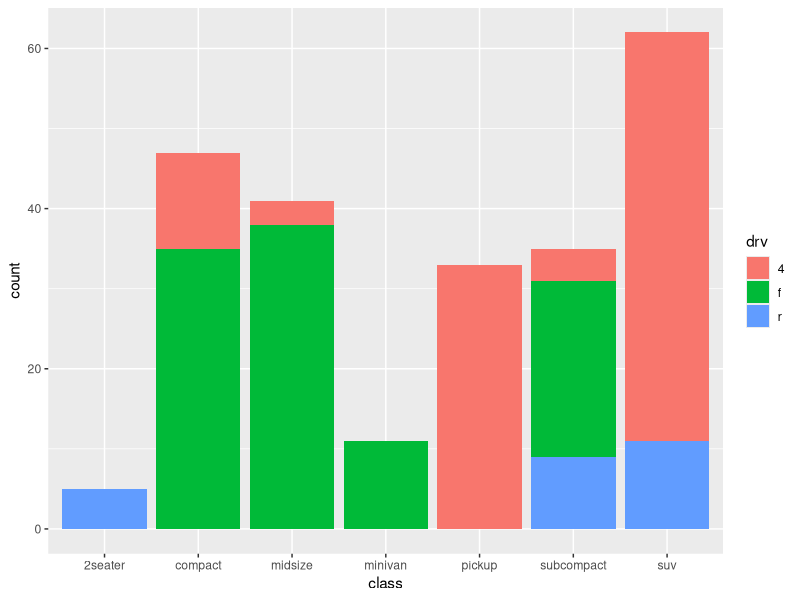
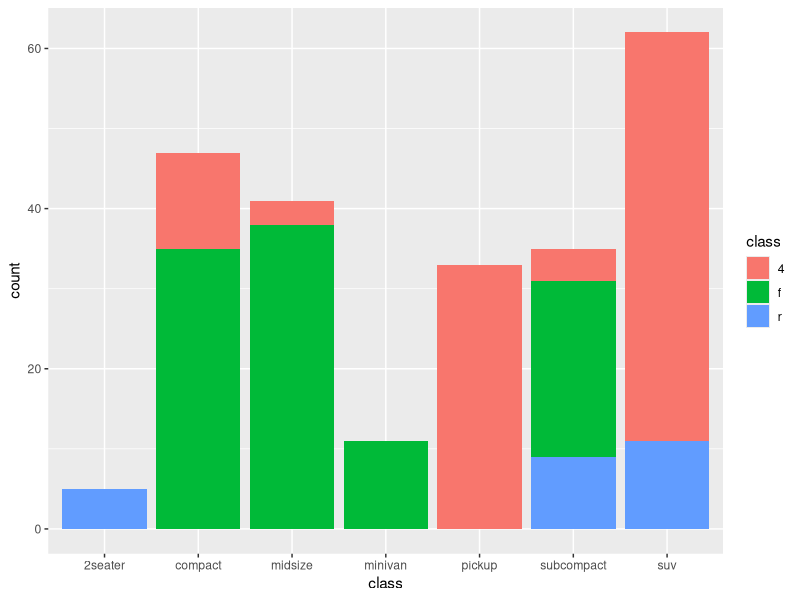
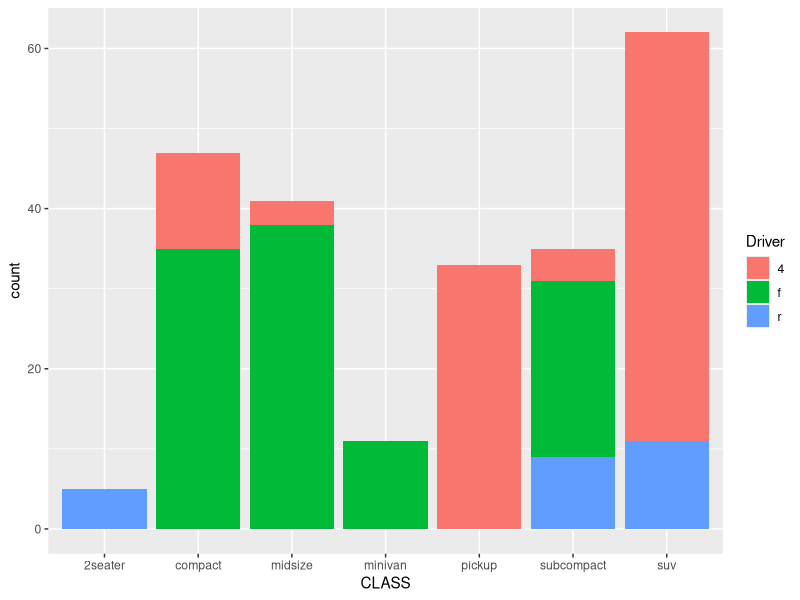
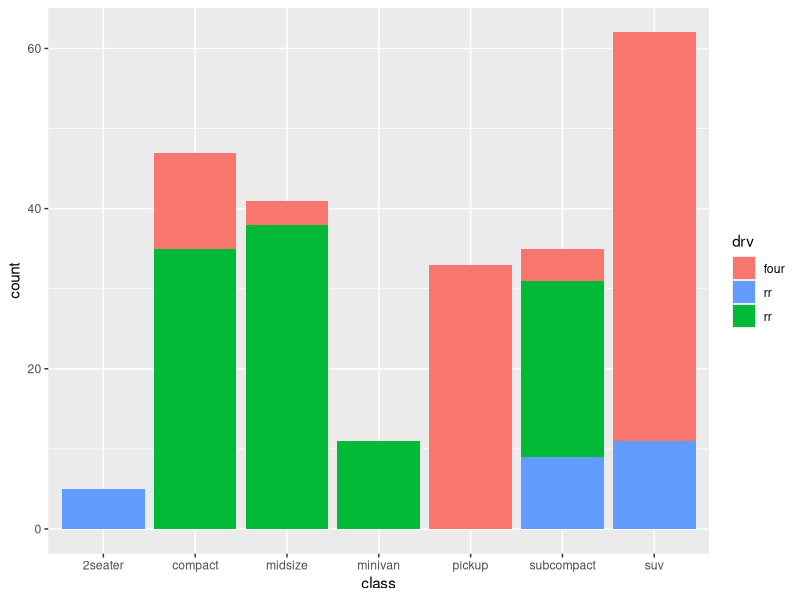
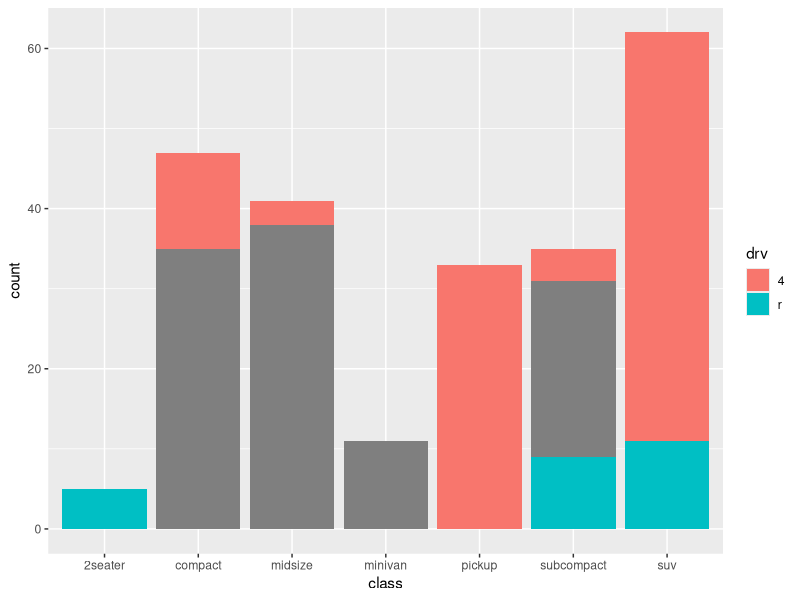
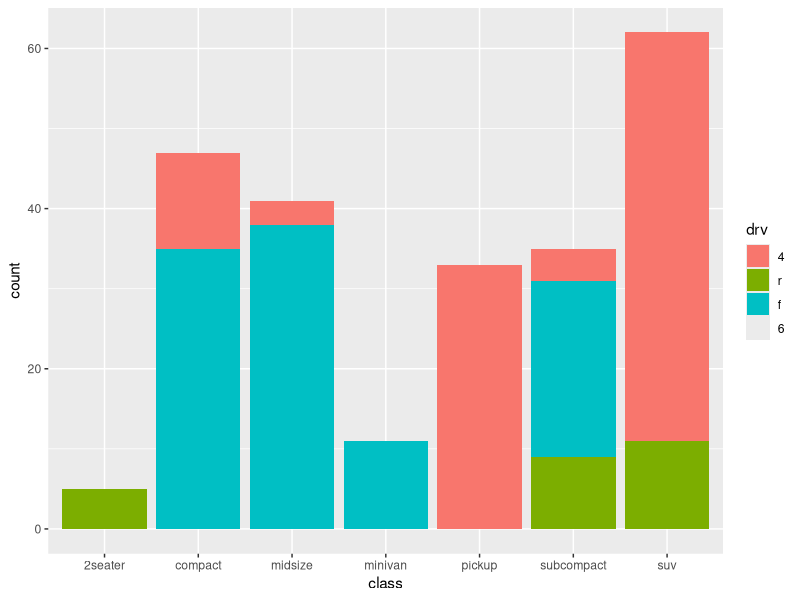
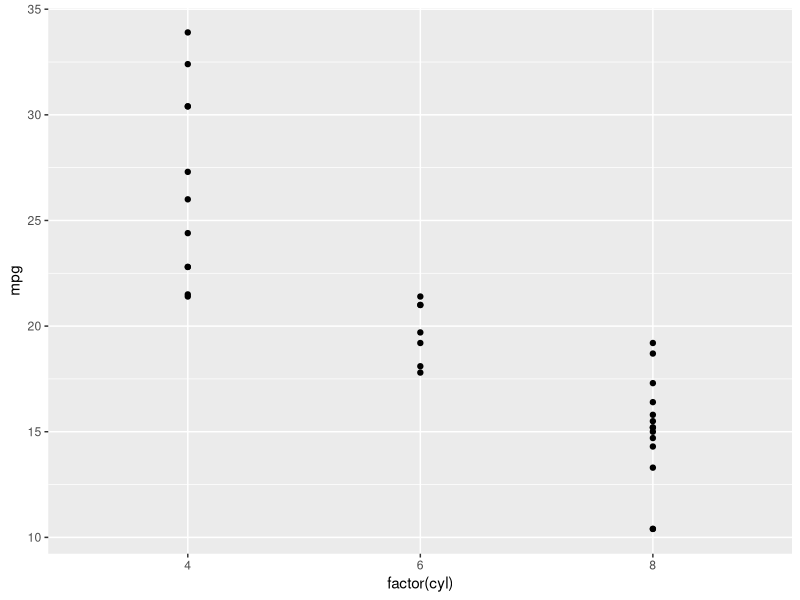
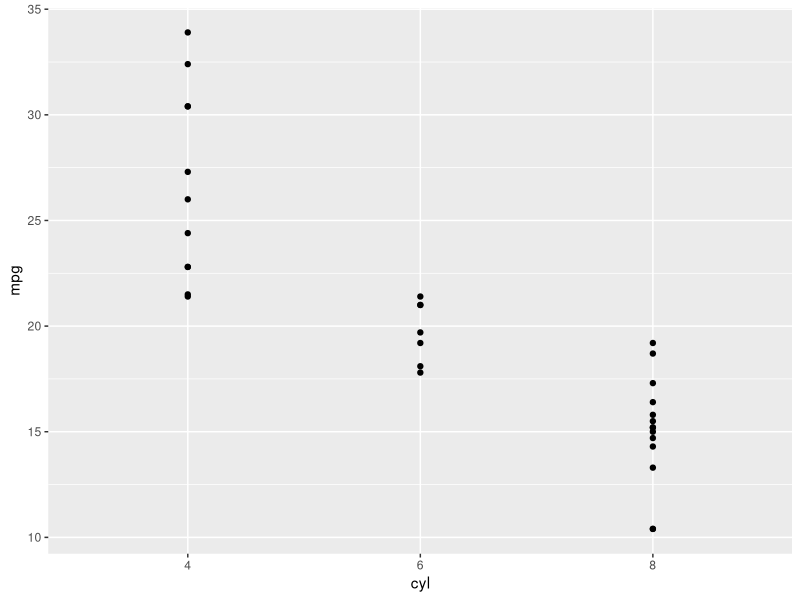

R code for these plots, in order:
## ---- chunk 1
library(tidyverse)
## ---- chunk 2
p0 <- ggplot(mpg, aes(class))+geom_bar(aes(fill=drv));p0
## ---- chunk 3
#更改图例名字 #
p0 + scale_fill_discrete(name="class") 
## ---- chunk 4
p0+ geom_bar(aes(fill=drv))+
   scale_x_discrete(name="CLASS")+
   scale_fill_discrete(name="Driver")
## ---- chunk 5
# 对应指定并更改图例标签 #
p0 + scale_fill_discrete (breaks = c("4", "r", "f"), 
                          labels = c("four", "rr", "rr"))
## ---- chunk 6
# 只显示4和r对应部分# 
p0 + scale_fill_discrete (limits=c("4", "r")) 
## ---- chunk 7
# 多出一个分类#
p0 + scale_fill_discrete (limits=c("4", "r", "f", "6"))
## ---- chunk 8
p1 <- ggplot(mtcars, aes(factor(cyl), mpg)) + geom_point();p1
## ---- chunk 9
p1 + scale_x_discrete(name="cyl") 
## ---- chunk 10
p1 + scale_x_discrete(labels = c("4"="a","6"="b","8"="c")) 
## ---- chunk 11
p1 + scale_x_discrete(labels = letters[1:3],breaks=c("4","6","8")) 
## ---- chunk 12
p1 + scale_x_discrete(labels = c("4"="a","6"="b"))
## ---- chunk 13
p1 + scale_x_discrete(labels = letters[1:3])
## ---- chunk 14
p1 + scale_x_discrete(limits=c("4","6"))
## ---- chunk 15
p2<-ggplot(mpg,aes(displ, hwy , color = cyl))+geom_point();p2
## ---- chunk 16
p2 +scale_color_continuous (name="Cyl",
                            breaks=c(7.5,6.2,4.9),
                            labels=c("a","b","c"))
## ---- chunk 17
p2 +scale_color_continuous (name="CYL",
                            limits=c(5,6.8))
## ---- chunk 18
p3 <- ggplot(mtcars, aes(factor(cyl), mpg)) + geom_point();p3
## ---- chunk 19
p3 + scale_y_continuous("ylab_mpg")
## ---- chunk 20
p3 + scale_y_continuous(breaks = c(10,20,30))
## ---- chunk 21
p3 + scale_y_continuous(breaks = c(10,20,30), labels=scales::dollar)
## ---- chunk 22
p3 + scale_y_continuous(limits = c(10,30))
## ---- chunk 23
p3 + scale_y_reverse() # 纵坐标翻转，小数在上面，大数在下面#
## ---- chunk 24
p3 + scale_y_log10()
## ---- chunk 25
p3 + scale_y_continuous(trans = "log10")
## ---- chunk 26
p3 + scale_y_sqrt()
## ---- chunk 27
p0 <- ggplot(mpg, aes(class))+geom_bar(aes(fill=drv));p0 
## ---- chunk 28
p0 + scale_fill_manual(values=c("red", "blue", "green")) # 直接指定三个颜色# 
## ---- chunk 29
p0 + scale_color_hue(h=c(15,100)) #前面使用fill分组，用color系列无效#
## ---- chunk 30
p0 + scale_fill_brewer(palette = "Greens",direction = -1)
## ---- chunk 31
p0 + scale_fill_grey(start=1, end=0.5)#0为黑，1为白#
## ---- chunk 32
x <- sample(LETTERS,13); y <- 1:13
x
## ---- chunk 33
y
## ---- chunk 34
p<-ggplot()+geom_col(data=NULL,aes(x,y,fill=x));p
## ---- chunk 35
p+scale_fill_brewer()
## ---- chunk 36
p+scale_fill_brewer(palette="YlOrRd")
## ---- chunk 37
x<-x[1:8];y<-y[1:8]
x
## ---- chunk 38
y
## ---- chunk 39
p<-ggplot()+geom_col(data=NULL,aes(x,y,fill=x));p
## ---- chunk 40
p+scale_fill_brewer()
## ---- chunk 41
p+scale_fill_brewer(palette="YlOrRd")
## ---- chunk 42
p1<-ggplot(mpg,aes(displ, hwy , color = cyl))+geom_point();p1
## ---- chunk 43
p1 + scale_color_gradient2(low = "white", mid = "red", high = "black") 
## ---- chunk 44
p1 + scale_color_gradientn(colours = terrain.colors(10))
## ---- chunk 45
p1 + scale_color_distiller(palette = "Spectral")
## ---- chunk 46
p<-ggplot(faithfuld, aes(waiting, eruptions)) + geom_raster(aes(fill = density));p
## ---- chunk 47
max(faithfuld$density);min(faithfuld$density)  
## ---- chunk 48
p + scale_fill_gradient(limits=c(0.001,0.004))   
## ---- chunk 49
p + scale_fill_gradient(low = 'blue', high = 'red')
## ---- chunk 50
p + scale_fill_gradient2(low = 'blue', high = 'red')  
## ---- chunk 51
p + scale_fill_gradient2(low = 'blue', high = 'red', midpoint = 0.02)
## ---- chunk 52
p + scale_fill_gradientn(colours = c('black','blue','red','white'))  
## ---- chunk 53
p + scale_fill_gradientn(colours = topo.colors(10))  
## ---- chunk 54
p + scale_fill_gradientn(colours = terrain.colors(10))  
## ---- chunk 55
p + scale_fill_gradientn(colours = heat.colors(10))
## ---- chunk 56
p + scale_fill_gradientn(colours = cm.colors(10))
## ---- chunk 57
p + scale_fill_distiller(palette = "Spectral")
## ---- chunk 58
pp1<-ggplot(mpg,aes(displ, hwy , color = "blue"))+geom_point();pp1
## ---- chunk 59
pp1+scale_color_identity( )
## ---- chunk 60
col <- c("red","yellow","blue","black")
val <- abs(rnorm(4))*10;val
## ---- chunk 61
data<-data.frame("col"=col,"val"=val)
data
## ---- chunk 62
pp2<-ggplot(data,aes(x=col,y=val,fill=col))+geom_col();pp2
## ---- chunk 63
pp2+scale_fill_identity()
## ---- chunk 64
df_shapes <- data.frame(shape = 0:24)
df_shapes
## ---- chunk 65
ggplot(df_shapes, aes(0, 0, shape = shape)) +
  geom_point(aes(shape = shape), size = 5, fill = 'red') +
  scale_shape_identity() +
  facet_wrap(~shape)
## ---- chunk 66
p<-ggplot(mpg)+
   geom_point(aes(cty, hwy, shape = manufacturer));p
## ---- chunk 67
p+ scale_shape_manual(values=seq(1,15,1))
## ---- chunk 68
df_lines <- data.frame(
    linetype = factor(
        1:4,
        labels = c("solid", "longdash", "dashed", "dotted")
    )
)
df_lines
## ---- chunk 69
ggplot(df_lines) +
    geom_hline(aes(linetype = linetype, yintercept = 0), size = 2) +
    scale_linetype_identity() +
    facet_grid(linetype ~ .) 
## ---- chunk 70
df_lines <- data.frame(
    linetype = factor(
        1:13,
        labels = as.character(seq(0,12,1))
    )
)
ggplot(df_lines) +
    geom_hline(aes(linetype = linetype, yintercept = 0), size = 2) +
    facet_grid(linetype ~ .) 
## ---- chunk 71
p<-ggplot(mpg)+
   geom_point(aes(displ, hwy, size = hwy),alpha=0.2);p
## ---- chunk 72
p+ scale_size()
## ---- chunk 73
p+scale_size(range=c(0,10))
## ---- chunk 74
p+scale_size_area(max_size=10)
## ---- chunk 75
p+scale_radius(range=c(0,10))
